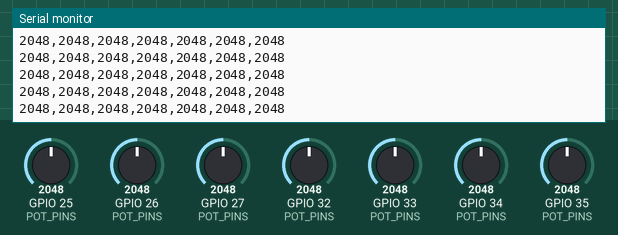
Bench run of a sketch on a simulated ESP32-S3. Shown: the last lines printed to the serial monitor. Inputs (shaded band) come from the test bench; at power-on: GPIO 25 (POT_PINS) = 2048, GPIO 27 (POT_PINS) = 2048, GPIO 26 (POT_PINS) = 2048, GPIO 32 (POT_PINS) = 2048, GPIO 33 (POT_PINS) = 2048, GPIO 34 (POT_PINS) = 2048, GPIO 35 (POT_PINS) = 2048 (analog values on the 0–4095 scale).

Above: at 1.4 s.
1.5 s: GPIO 25 (POT_PINS) set to 1054
At 2.5 s:
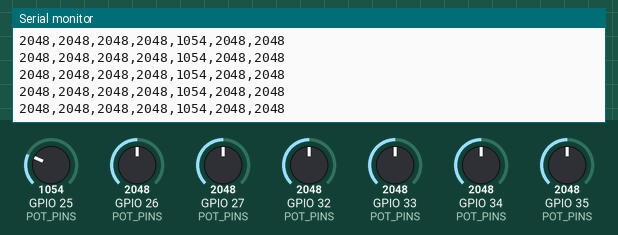
4.5 s: GPIO 25 (POT_PINS) set to 952
At 5.4 s:
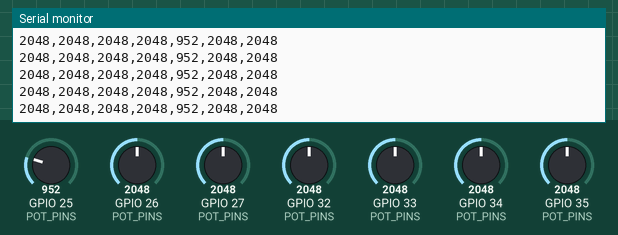
10.5 s: GPIO 27 (POT_PINS) set to 1069
At 11.6 s:
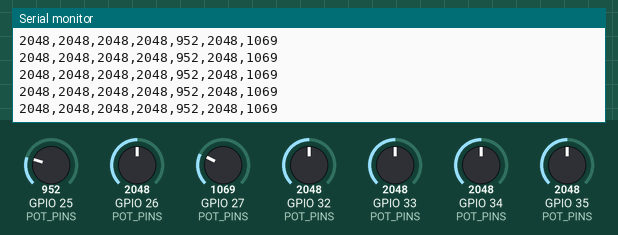
12.0 s: GPIO 27 (POT_PINS) set to 930
At 12.7 s:
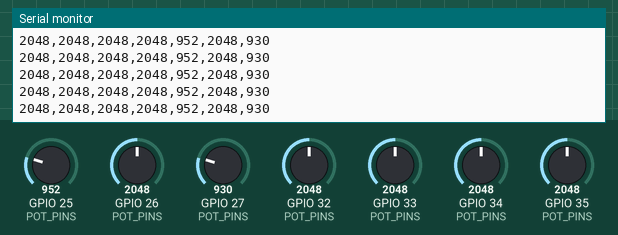
Timing chart, 0 to 15.0 s (numbered marks = the images above; inputs shaded):
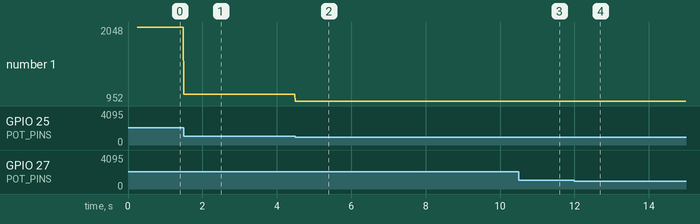

The sketch:

esp32_wh148_leslider_7dof.ino
```cpp
/*
  Seven-pot WH148 leader for SO-101 + a seventh slider servo.

  Potentiometer wiring (viewed electrically):
    outer leg -> 3V3
    center/wiper -> GPIO listed below
    outer leg -> GND

  Serial CSV order at 115200 baud:
    GPIO32 shoulder_pan
    GPIO33 shoulder_lift
    GPIO34 elbow_flex
    GPIO35 wrist_flex
    GPIO25 wrist_roll
    GPIO26 gripper
    GPIO27 slider left/right

  GPIO25, GPIO26, and GPIO27 are ADC2 pins on the classic ESP32. Do not enable
  Wi-Fi in this sketch because Wi-Fi competes with ADC2. The Python bridge is:
    .\control.ps1 leslider -LeaderPort YOUR_POT_ESP32_PORT
*/

#include <Arduino.h>

#if !defined(CONFIG_IDF_TARGET_ESP32)
#error "Select ESP32 Dev Module (classic ESP32/WROOM); this ADC pin map is not for ESP32-S3."
#endif

constexpr uint32_t SERIAL_BAUD = 115200;
constexpr uint8_t POT_PINS[] = {32, 33, 34, 35, 25, 26, 27};
constexpr size_t POT_COUNT = sizeof(POT_PINS) / sizeof(POT_PINS[0]);
constexpr uint8_t ADC_SAMPLES = 4;
constexpr uint32_t FRAME_INTERVAL_US = 10000;  // 100 Hz sensor stream.

uint32_t nextFrameUs = 0;

uint16_t readAveraged(const uint8_t pin) {
  uint32_t sum = 0;
  for (uint8_t sample = 0; sample < ADC_SAMPLES; ++sample) {
    sum += analogRead(pin);
    delayMicroseconds(250);
  }
  return static_cast<uint16_t>(sum / ADC_SAMPLES);
}

void setup() {
  Serial.begin(SERIAL_BAUD);
#if defined(ARDUINO_ARCH_ESP32)
  analogReadResolution(12);
  analogSetAttenuation(ADC_11db);
#endif
  for (const uint8_t pin : POT_PINS) {
    pinMode(pin, INPUT);
  }
  delay(250);
  nextFrameUs = micros();
}

void loop() {
  const uint32_t now = micros();
  if (static_cast<int32_t>(now - nextFrameUs) < 0) {
    return;
  }
  nextFrameUs = now + FRAME_INTERVAL_US;

  for (size_t index = 0; index < POT_COUNT; ++index) {
    if (index != 0) {
      Serial.print(',');
    }
    Serial.print(readAveraged(POT_PINS[index]));
  }
  Serial.println();
}
```

Measured:
- after the input at 1.5 s, the serial monitor: prints a new line at once (image 1)
- after the input at 4.5 s, the serial monitor: prints a new line at once (image 2)
- after the input at 10.5 s, the serial monitor: prints a new line at once (image 3)
- after the input at 12.0 s, the serial monitor: prints a new line at once (image 4)
- plotted number 1: 1054 → 952 after the input at 1.5 s
